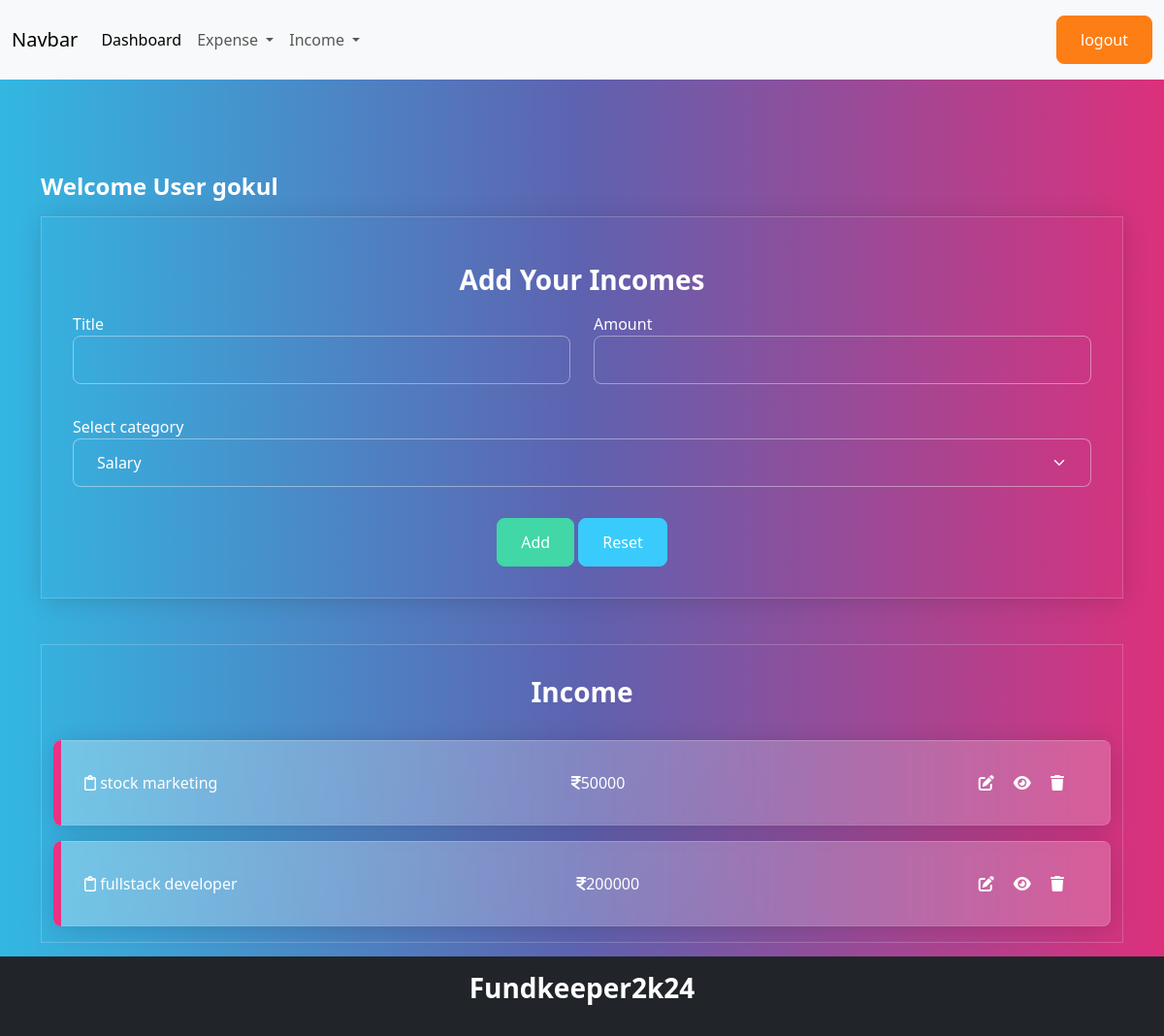
Page /income/add/ (signed in) on the committed database.
### budget/models.py (models this page shows, shortened)
class Income(models.Model):
    title=models.CharField(max_length=200)
    amount=models.PositiveIntegerField()
    income_categories = (
        ("Salary", "Salary"),
        ("Business", "Business"),
        ("Investment", "Investment"),
        ("Rental", "Rental"),
        ("Interest", "Interest"),
        ("Dividend", "Dividend"),
        ("Royalty", "Royalty"),
        ("Capital", "Capital"),
        ("Pension", "Pension"),
        ("SocialSecurity", "SocialSecurity")
    )
    category=models.CharField(max_length=200,choices=income_categories,default="Salary")
    user_object=models.ForeignKey(User,on_delete=models.CASCADE)
    created_data=models.DateTimeField(auto_now_add=True)

### budget/views.py (the view, shortened to what this page needs)
# urls.py: path('income/add/',views.IncomeCreateView.as_view(),name="income-add"),
@method_decorator(signin_required,name="dispatch")
class IncomeCreateView(View):
    def get(self,request,*args,**kwargs):
        form_instance=IncomeForm()
        qs=Income.objects.filter(user_object=request.user).order_by("-created_data")
        return render(request,"income_add.html",{"form":form_instance,"data":qs})

### budget/forms.py
class IncomeForm(forms.ModelForm):
    class Meta:
        model=Income
        exclude=("id","created_date","user_object")
        widgets={
            "title":forms.TextInput(attrs={"class":"form-control"}),
            "amount":forms.NumberInput(attrs={"class":"form-control"}),
            "category":forms.Select(attrs={"class":"form-control form-select"})
        }

### budget/templates/income_add.html (shortened to what this page needs)
{%extends 'base.html'%}
{%block main_block%}
<div class="container mt-5">
    <h4>Welcome User {{request.user}}</h4>
    <div class="container-fluid border p-3 shadow mb-4"
    data-aos="zoom-out-up"
    data-aos-easing="ease-out-cubic"
    data-aos-duration="2000">
        <h3 class="text-center fw-bold my-2">Add Your Incomes</h3>
        <form action="" method="post">
            <div class="mb-3">
               <div class="row">
                <div class="col-6">
                    <label for="">Title</label>
                    {{form.title}}
                </div>
                <div class="col-6">
                    <label for="">Amount</label>
                    {{form.amount}}
                </div>
               </div>
            </div>
            <div class="mb-3">
                <div class="row">
                 <div class="col-12">
                     <label for="">Select category</label>
                     {{form.category}}
                 </div>
                </div>
            </div>
             <div class="d-flex justify-content-center">
               <div>
                <button type="submit" class="btn btn-success">Add</button>
                <button type="reset" class="btn btn-info">Reset</button>
               </div>
             </div>
        </form>
    </div>
    <div class="container-fluid border mb-5">
        <h3 class="text-center fw-bold my-3">Income</h3>
        {%for i in data%}
        <div class="alert alert-primary d-flex justify-content-between" role="alert" data-aos="fade-down"
        data-aos-easing="linear"
        data-aos-duration="1000">
           <div> <i class="fa-regular fa-clipboard"></i> {{i.title}}</div>
         <div>   <i class="fa-solid fa-indian-rupee-sign"></i>{{i.amount}}</div>
            <div>
                <a href="{%url 'income-update' i.id%}" class="me-2"><i class="fa-solid fa-pen-to-square"> </i></a>
                <a href="{%url 'income-detail' i.id%}" class="me-2"><i class="fa-solid fa-eye"></i></a>
                <a href="{%url 'income-delete' i.id%}" class="me-2"><i class="fa-solid fa-trash"></i></a>
            </div>
          </div>
        {%endfor%}
    </div>
</div>
{%endblock%}

### rows in the picture
Income: title "stock marketing", amount "50000"
Income: title "fullstack developer", amount "200000"

### other values in the picture
{{ request.user }} "gokul"
